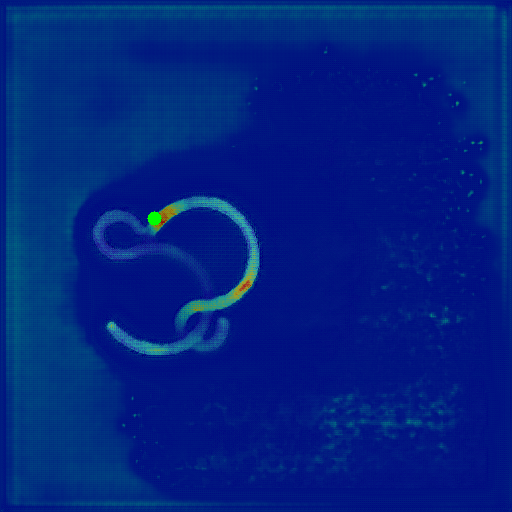
#> input picture alltangle_pickmap.png, 512 x 512 px
$ python -i utils.py   (imports and definitions only)
#> lines starting #> are read from the running program, lines starting #| are printed output that depends on the picture

import math
import random
import cv2
import math
import numpy as np
import torch.nn as nn
import torch.nn.functional as F

from pathlib import Path

def get_root_path() -> Path:
    return Path(__file__).parent

class CrossEntropyLoss2d(nn.Module):

    def __init__(self, weight=None, size_average=True):
        super(CrossEntropyLoss2d, self).__init__()
        self.nll_loss = nn.NLLLoss2d(weight, size_average)

    def forward(self, inputs, targets):
        return self.nll_loss(F.log_softmax(inputs, dim=1), targets)

def test_cpp(string, number):
    return string*int(number)

def random_inds(sample_num, all_num):
    return random.sample(list(range(all_num)), sample_num)

# [80 lines left out: functions split_random_inds, angle2keypoints, gauss_2d, gauss_2d_batch, draw_mask, not called in this run]

def tensor_to_image(img_t, cmap=False):
    """
    input: img_t - torch.Size([img_w, img_h])
    """
    # img = img_t.cpu().numpy()
    img = img_t.detach().cpu().numpy()
    if len(img.shape) == 2: # (h,w)
        vis = cv2.normalize(img, None, 0, 255, cv2.NORM_MINMAX).astype(np.uint8)

    elif img.shape[0] == 3 or (img.shape[0] == 1 and cmap is False): # (3,h,w) or (1,h,w)
        vis = np.moveaxis(img, 0, 2)
        vis = cv2.normalize(vis, None, 0, 255, cv2.NORM_MINMAX).astype(np.uint8)
    elif img.shape[0] == 1 and cmap is True:
        vis = np.moveaxis(img, 0, 2) # (1,h,w)
        vis = cv2.normalize(vis, None, 0, 255, cv2.NORM_MINMAX).astype(np.uint8)
        vis = cv2.applyColorMap(vis, cv2.COLORMAP_JET) if cmap else vis
    elif img.shape[0] == 2 or img.shape > 3:
        img_c = []
        for i in range(img.shape[0]):
            _img = cv2.normalize(img[i], None, 0, 255, cv2.NORM_MINMAX).astype(np.uint8)
            _img = cv2.applyColorMap(_img, cv2.COLORMAP_JET) if cmap else _img
            img_c.append(_img)
        vis = cv2.hconcat(img_c)

    return vis

# [282 lines left out: functions visualize_tensor, bilinear_init, cross_entropy2d, rotate_img, rotate_pixel, adjust_grayscale and 7 more, not called in this run]

>>> import cv2
>>> picture = cv2.imread('../alltangle_pickmap.png', cv2.IMREAD_GRAYSCALE)
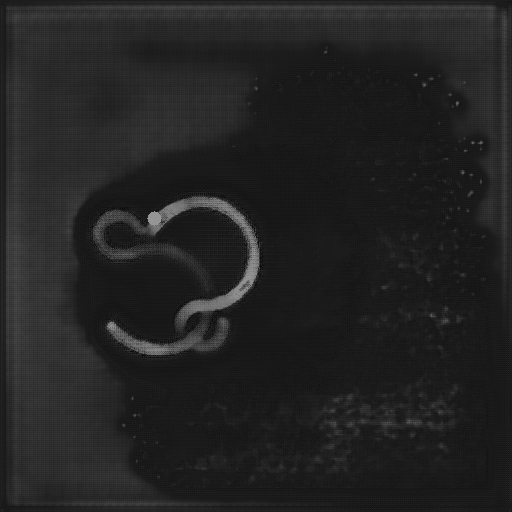
#> picture: shape (512, 512); min 10, max 152, mean 34.6
>>> result = tensor_to_image(picture)
#> (the run stopped early here; a loop or call above may not have finished)
